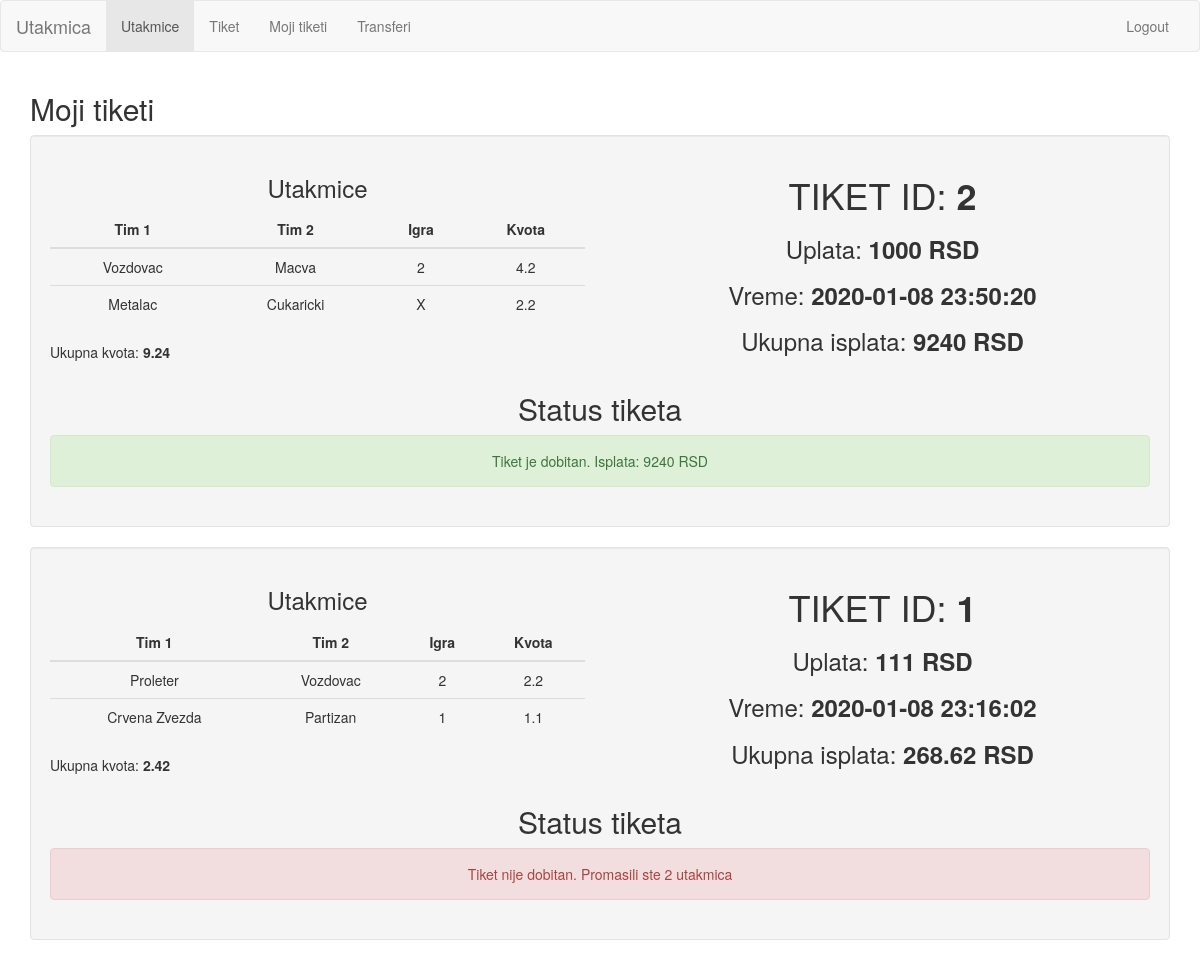
/mojiTiketi.php (signed in), run on the app's committed database.
### tables this page shows
CREATE TABLE IF NOT EXISTS `tiket` (
  `id` int(11) NOT NULL AUTO_INCREMENT,
  `user_id` int(11) NOT NULL,
  `datum_vreme` datetime NOT NULL,
  `uplata` int(11) NOT NULL,
  PRIMARY KEY (`id`)
);

CREATE TABLE IF NOT EXISTS `utakmica` (
  `id` int(11) NOT NULL AUTO_INCREMENT,
  `tim1` int(11) NOT NULL,
  `tim2` int(11) NOT NULL,
  `kvota1` double NOT NULL,
  `kvota2` double NOT NULL,
  `kvotax` double NOT NULL,
  `rezultat` int(11) DEFAULT NULL,
  PRIMARY KEY (`id`)
);

CREATE TABLE IF NOT EXISTS `timovi` (
  `id` int(11) NOT NULL AUTO_INCREMENT,
  `naziv_tima` varchar(200) NOT NULL,
  PRIMARY KEY (`id`)
);

CREATE TABLE IF NOT EXISTS `tiket_list` (
  `id` int(11) NOT NULL AUTO_INCREMENT,
  `tiket_id` int(11) NOT NULL,
  `utakmica_id` int(11) NOT NULL,
  `kvota` int(11) NOT NULL,
  PRIMARY KEY (`id`)
);

### mojiTiketi.php (the view, shortened to what this page needs)
<?php
	include "konekcija.php";
	$userid=$_SESSION['korisnik_id'];
	$sql="SELECT * FROM tiket WHERE user_id='$userid' ORDER BY id desc";
	$q=$mysqli->query($sql);
 ?>
<!DOCTYPE html>
<html>
<head>
	<link rel="stylesheet" href="https://stackpath.bootstrapcdn.com/bootstrap/3.4.1/css/bootstrap.min.css">
</head>
<body>
	<?php include "navbar.php"; ?>
	<div class="container">
		<div class="row">
			<div class="col-lg-12">
				<h2>Moji tiketi</h2>
				<?php
					while($red=$q->fetch_object()) {
						$sql2="SELECT tl.kvota as igra, u.rezultat as rezultat, u.id as utakmica_id, t1.naziv_tima as tim1, u.kvota1, u.kvota2, u.kvotax, t2.naziv_tima as tim2 FROM utakmica as u JOIN timovi as t1 ON t1.id=u.tim1 JOIN timovi as t2 ON t2.id=u.tim2 JOIN tiket_list as tl ON tl.utakmica_id = u.id  WHERE tl.tiket_id='$red->id'";
						$q2=$mysqli->query($sql2);
						?>
							<div class="well">
								<div class="row">
									<div class="col-lg-6">
										<h3 class="text-center">Utakmice</h3>
										<table class="table">
											<thead>
												<th>Tim 1</th>
												<th>Tim 2</th>
												<th>Igra</th>
												<th>Kvota</th>
											</thead>
											<tbody>
												<?php
													$ukupna_kvota = 1;
													$nije_odigrana=0;
													$promasaj=0;
													$pogodak=0;
													while($red2=$q2->fetch_object()) {
														if($red2->rezultat == null) {
															$nije_odigrana++;
														} else if($red2->rezultat != $red2->igra) {
															$promasaj++;
														} else {
															$pogodak++;
														}
														switch ($red2->igra) {
															case 1:
																$igra = 1;
																$kvota = $red2->kvota1;
																break;
															case 2:
																$igra = 2;
																$kvota = $red2->kvota2;
																break;
															case 3:
																$igra = 'X';
																$kvota = $red2->kvotax;
																break;
														}
														$ukupna_kvota*=$kvota;
													?>
														<tr>
															<td><?php echo $red2->tim1; ?></td>
															<td><?php echo $red2->tim2; ?></td>
															<td><?php echo $igra; ?></td>
															<td><?php echo $kvota; ?></td>
														</tr>
													<?php
													}
												 ?>
											</tbody>
										</table>
										<p>Ukupna kvota: <b><?php echo $ukupna_kvota; ?></b></p>
									</div>
									<div class="col-lg-6 text-center">
										<h1>
											TIKET ID: <b><?php echo $red->id; ?></b>
										</h1>
										<h3>Uplata:  <b><?php echo $red->uplata; ?> RSD</b></h3>
										<h3>Vreme:  <b><?php echo $red->datum_vreme; ?></b></h3>
										<h3>Ukupna isplata: <b><?php echo $red->uplata*$ukupna_kvota; ?> RSD</b></h3>
									</div>
								</div>
								<div class="row">
									<div class="col-lg-12">
										<h2 class="text-center">Status tiketa</h2>
										<?php
											if($nije_odigrana>0) {
												?>
													<div class="alert alert-info text-center">Utakmice se i dalje igraju</div>
												<?php
											} else {
												if($promasaj>0) {
													?>
														<div class="alert alert-danger text-center">Tiket nije dobitan. Promasili ste <?php echo $promasaj; ?> utakmica</div>
													<?php
												} else {
													?>
														<div class="alert alert-success text-center">Tiket je dobitan. Isplata: <?php echo $red->uplata*$ukupna_kvota; ?> RSD</div>
													<?php
												}
											}
										 ?>
									</div>
								</div>
							</div>
						<?php
					}
				 ?>
			</div>
		</div>
	</div>
</body>
</html>

### mojiTiketi.php (style rules this page uses)
th { text-align: center; }
td { text-align: center; }

### data on the page
tiket: ukupna_kvota "9.24", id "2", uplata "1000", datum_vreme "2020-01-08 23:50:20", $red->uplata*$ukupna_kvota "9240"
utakmica: timovi.naziv_tima "Vozdovac", timovi.naziv_tima "Macva", tiket_list.kvota "2", kvota2 "4.2"
utakmica: timovi.naziv_tima "Metalac", timovi.naziv_tima "Cukaricki", tiket_list.kvota "X", kvotax "2.2"
tiket: ukupna_kvota "2.42", id "1", uplata "111", datum_vreme "2020-01-08 23:16:02", $red->uplata*$ukupna_kvota "268.62", promasaj "2"
utakmica: timovi.naziv_tima "Proleter", timovi.naziv_tima "Vozdovac", tiket_list.kvota "2", kvota2 "2.2"
utakmica: timovi.naziv_tima "Crvena Zvezda", timovi.naziv_tima "Partizan", tiket_list.kvota "1", kvota1 "1.1"
